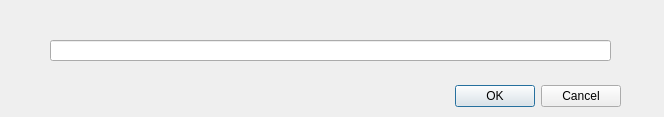
<?xml version="1.0" encoding="UTF-8"?>
<ui version="4.0">
 <class>parsecommandDialog</class>
 <widget class="QDialog" name="parsecommandDialog">
  <property name="geometry">
   <rect>
    <x>0</x>
    <y>0</y>
    <width>664</width>
    <height>117</height>
   </rect>
  </property>
  <property name="windowTitle">
   <string>Enter FFmpeg Command</string>
  </property>
  <widget class="QDialogButtonBox" name="buttonBox">
   <property name="geometry">
    <rect>
     <x>280</x>
     <y>80</y>
     <width>341</width>
     <height>32</height>
    </rect>
   </property>
   <property name="orientation">
    <enum>Qt::Horizontal</enum>
   </property>
   <property name="standardButtons">
    <set>QDialogButtonBox::Cancel|QDialogButtonBox::Ok</set>
   </property>
  </widget>
  <widget class="QLineEdit" name="lineEdit">
   <property name="geometry">
    <rect>
     <x>50</x>
     <y>40</y>
     <width>561</width>
     <height>21</height>
    </rect>
   </property>
  </widget>
 </widget>
 <resources/>
 <connections>
  <connection>
   <sender>buttonBox</sender>
   <signal>accepted()</signal>
   <receiver>parsecommandDialog</receiver>
   <slot>accept()</slot>
   <hints>
    <hint type="sourcelabel">
     <x>248</x>
     <y>254</y>
    </hint>
    <hint type="destinationlabel">
     <x>157</x>
     <y>274</y>
    </hint>
   </hints>
  </connection>
  <connection>
   <sender>buttonBox</sender>
   <signal>rejected()</signal>
   <receiver>parsecommandDialog</receiver>
   <slot>reject()</slot>
   <hints>
    <hint type="sourcelabel">
     <x>316</x>
     <y>260</y>
    </hint>
    <hint type="destinationlabel">
     <x>286</x>
     <y>274</y>
    </hint>
   </hints>
  </connection>
 </connections>
</ui>
